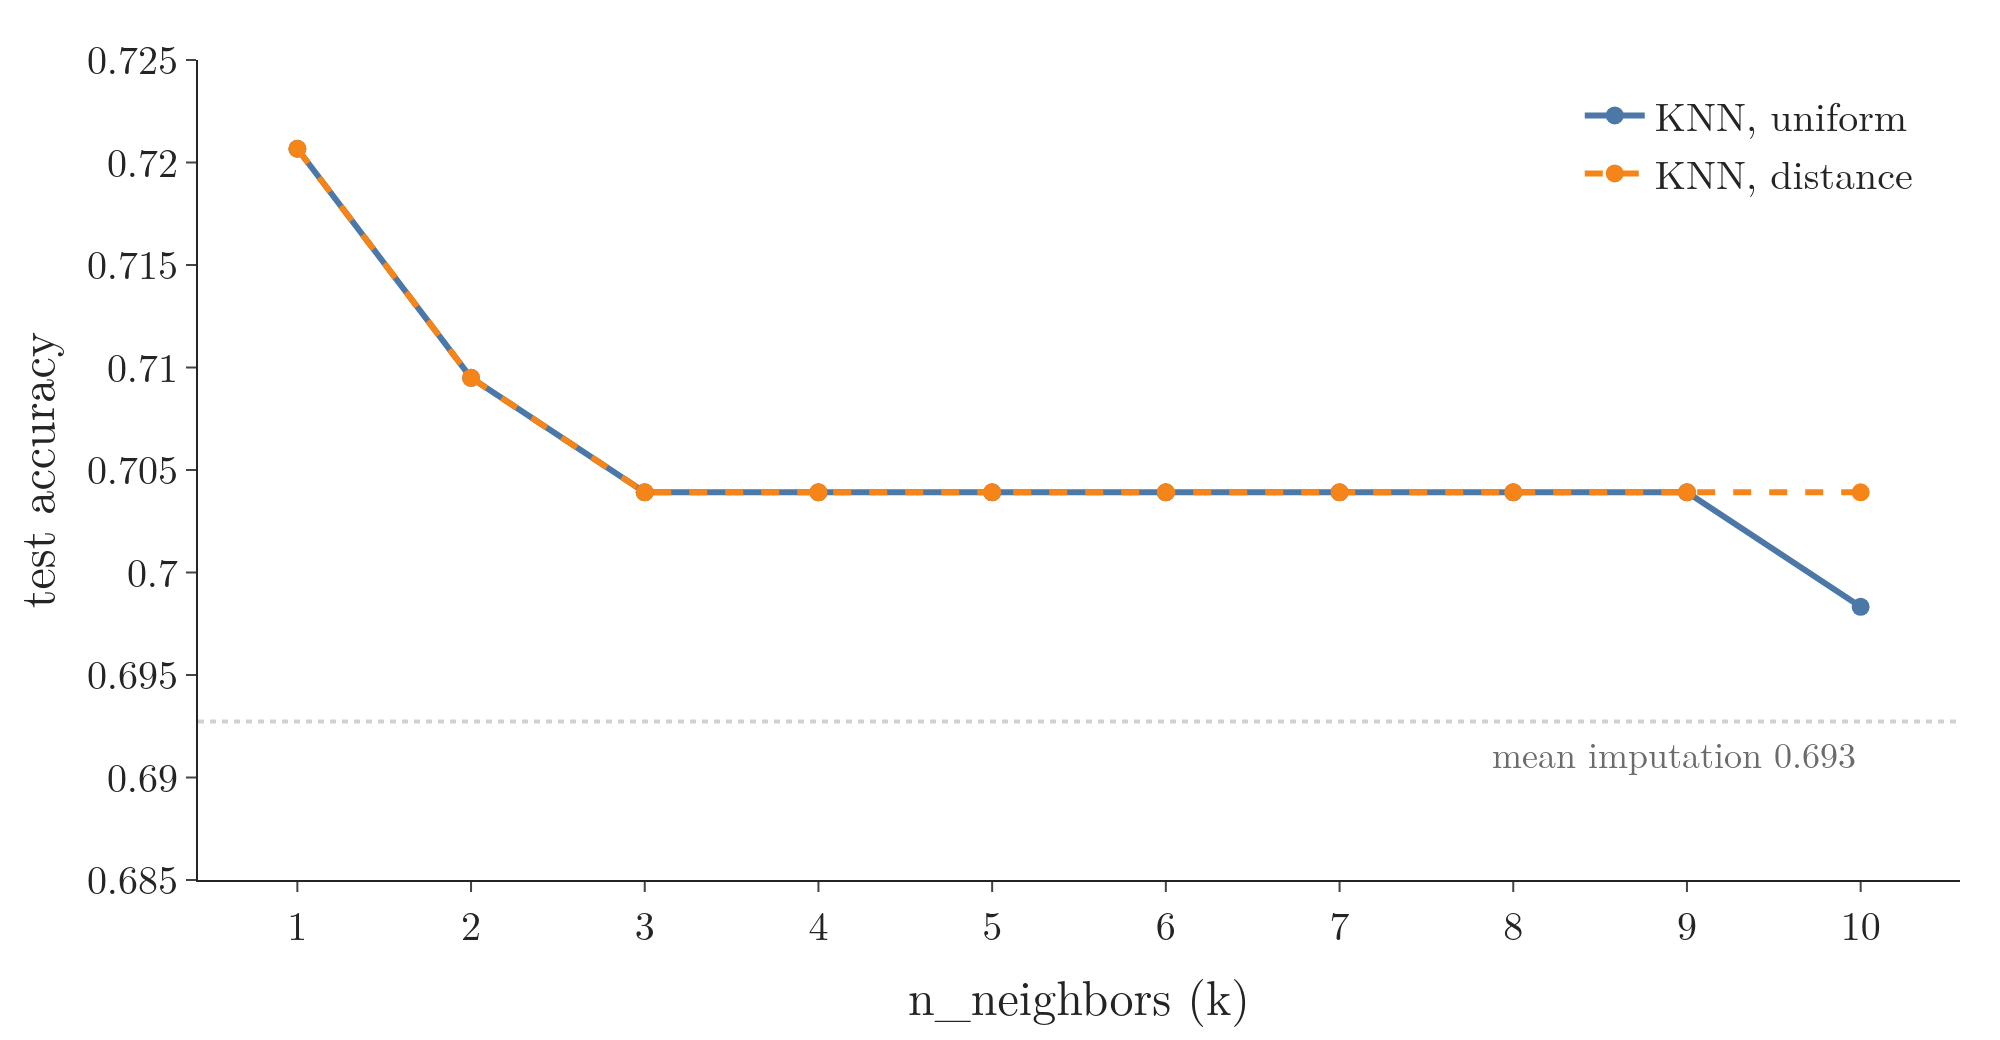

Reproduce this figure in Python.
"""Plotly chart for Note 39: test accuracy of logistic regression after KNN imputation of Age, for k = 1..10."""
import warnings
from pathlib import Path

import pandas as pd
import plotly.graph_objects as go
from sklearn.impute import KNNImputer, SimpleImputer
from sklearn.linear_model import LogisticRegression
from sklearn.metrics import accuracy_score
from sklearn.model_selection import train_test_split

warnings.filterwarnings("ignore")   # lbfgs convergence warnings on unscaled Fare, as in the Notebook
here = Path(__file__).parent
BLUE, ORANGE, GREY = "#4C78A8", "#F58518", "#6B6B6B"

df = pd.read_csv(here.parent / "data" / "titanic_knn.csv")
X_train, X_test, y_train, y_test = train_test_split(df.drop(columns="Survived"), df["Survived"],
                                                    test_size=0.2, random_state=2)


def accuracy(imputer):
    model = LogisticRegression().fit(imputer.fit_transform(X_train), y_train)
    return accuracy_score(y_test, model.predict(imputer.transform(X_test)))


ks = list(range(1, 11))
fig = go.Figure()
for w, colour, dash in [("uniform", BLUE, "solid"), ("distance", ORANGE, "dash")]:
    fig.add_trace(go.Scatter(x=ks, y=[accuracy(KNNImputer(n_neighbors=k, weights=w)) for k in ks], name=f"KNN, {w}",
                             mode="lines+markers", line=dict(color=colour, width=3, dash=dash), marker_size=9))
mean_acc = accuracy(SimpleImputer())
fig.add_hline(y=mean_acc, line=dict(color=GREY, width=2, dash="dot"))
fig.add_annotation(x=10, y=mean_acc, text=f"mean imputation {mean_acc:.3f}", showarrow=False, yshift=-16,
                   xanchor="right", font=dict(color=GREY, size=18))
fig.update_layout(template="simple_white", width=1000, height=520, font=dict(family="Latin Modern Roman", size=20),
                  margin=dict(l=80, r=20, t=30, b=70), legend=dict(x=0.98, xanchor="right", y=0.98),
                  xaxis=dict(title="n_neighbors (k)", dtick=1), yaxis=dict(title="test accuracy", range=[0.685, 0.725]))
fig.write_image(here / "accuracy_vs_k.png", scale=2)
fig.write_image(here / "accuracy_vs_k.pdf")
